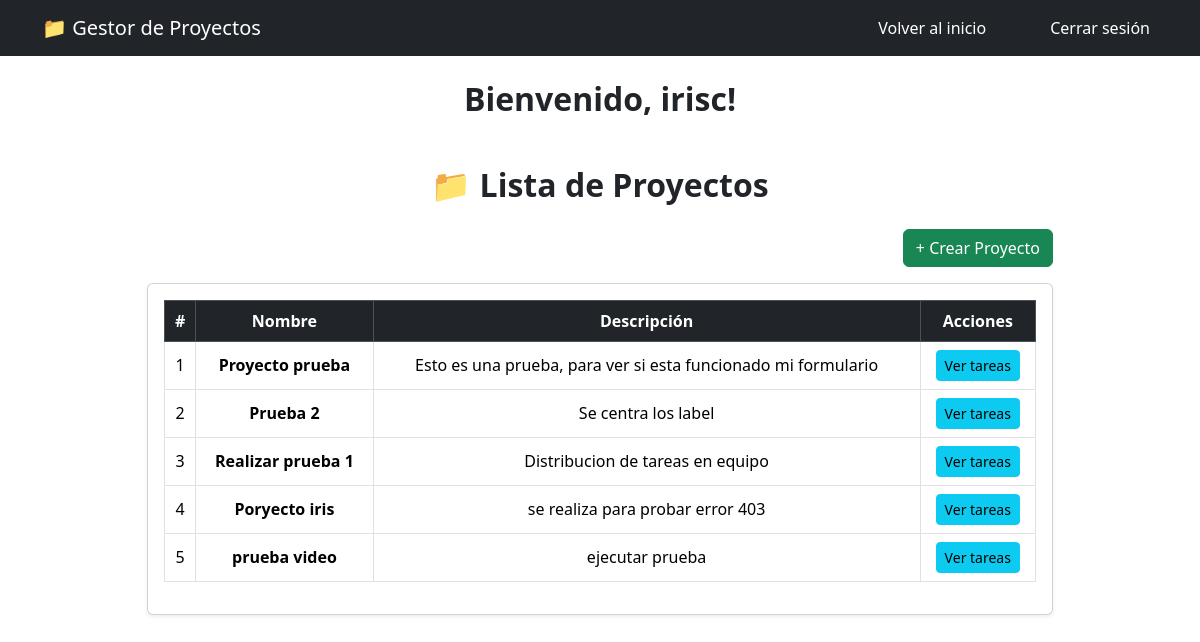
Screenshot of /proyectos/ (signed in) with the database file from the repository.
### app/models.py (models this page shows, shortened)
class Proyecto(models.Model):
    nombre = models.CharField(max_length=100)
    descripcion = models.TextField()
    usuario = models.ForeignKey(User, on_delete=models.CASCADE)

### app/views.py (the view)
# urls.py: path('proyectos/', views.lista_proyectos, name='lista_proyectos'),
@login_required
def lista_proyectos(request):
    proyectos = Proyecto.objects.filter(usuario=request.user)
    return render(request, 'lista_proyectos.html', {'proyectos': proyectos})

### app/templates/lista_proyectos.html (shortened to what this page needs)
<!DOCTYPE html>
{% extends 'base.html' %}
{% block content %}
<div class="container mt-5">
    <div class="row justify-content-center">
        <div class="col-md-10">
            <h2 class="text-center mb-4 fw-bold">
                📁 Lista de Proyectos
            </h2>
            <div class="text-end mb-3">
                <a href="{% url 'crear_proyecto' %}" class="btn btn-success">
                    + Crear Proyecto
                </a>
            </div>
            <div class="card shadow-sm">
                <div class="card-body">
                    <div class="table-responsive">
                        <table class="table table-bordered table-hover align-middle text-center">
                            <thead class="table-dark">
                                <tr>
                                    <th>#</th>
                                    <th>Nombre</th>
                                    <th>Descripción</th>
                                    <th>Acciones</th>
                                </tr>
                            </thead>
                            <tbody>
                                {% for proyecto in proyectos %}
                                <tr>
                                    <td>{{ forloop.counter }}</td>
                                    <td class="fw-semibold">
                                        {{ proyecto.nombre }}
                                    </td>
                                    <td>
                                        {{ proyecto.descripcion }}
                                    </td>
                                    <td>
                                        <a href="{% url 'lista_tareas' proyecto.id %}"
                                           class="btn btn-info btn-sm">
                                            Ver tareas
                                        </a>
                                    </td>
                                </tr>
                                {% empty %}
                                <tr>
                                    <td colspan="4" class="text-center text-muted">
                                        No hay proyectos registrados
                                    </td>
                                </tr>
                                {% endfor %}
                            </tbody>
                        </table>
                    </div>
                </div>
            </div>
        </div>
    </div>
</div>
{% endblock %}

### app/templates/base.html (shortened to what this page needs)
<!DOCTYPE html>
<html lang="es">
<head>
    <link href="https://cdn.jsdelivr.net/npm/bootstrap@5.3.3/dist/css/bootstrap.min.css" rel="stylesheet">
</head>
<body>
    <nav class="navbar navbar-expand-lg navbar-dark bg-dark">
        <div class="container">
            <a class="navbar-brand" href="{% url 'lista_proyectos' %}">📁 Gestor de Proyectos</a>
            <div class="collapse navbar-collapse" id="navbarNav">
                <ul class="navbar-nav ms-auto">
                    <li class="nav-item me-5">
                        <a class="nav-link btn btn-secondary text-white" href="{% url 'home' %}">Volver al inicio</a>
                    </li>
                    {% if user.is_authenticated %}
                        <li class="nav-item">
                            <form method="post" action="{% url 'logout' %}" class="d-inline">
                                 <li class="nav-item">
    <form method="post" action="{% url 'logout' %}" class="d-inline">
        <button type="submit" class="nav-link btn btn-secondary text-white">Cerrar sesión</button>
    </form>
</li>
                            </form>
                        </li>
                    {% else %}
                        <li class="nav-item">
                            <a class="nav-link btn btn-secondary text-white" href="{% url 'login' %}">Ingresar</a>
                        </li>
                    {% endif %}
                </ul>
            </div>
        </div>
    </nav>
    {% if user.is_authenticated %}
    <div class="container text-center mt-4">
        <h2 class="fw-bold">Bienvenido, {{ user.username }}!</h2>
    </div>
    {% endif %}
    <main class="container mt-4">
        {% block content %}
        {% endblock %}
    </main>
</body>
</html>

### rows the page displays
Proyecto: nombre "Proyecto prueba", descripcion "Esto es una prueba, para ver si esta funcionado mi formulario"
Proyecto: nombre "Prueba 2", descripcion "Se centra los label"
Proyecto: nombre "Realizar prueba 1", descripcion "Distribucion de tareas en equipo"
Proyecto: nombre "Poryecto iris", descripcion "se realiza para probar error 403"
Proyecto: nombre "prueba video", descripcion "ejecutar prueba"

### other values shown
{{ user.username }} "irisc"
